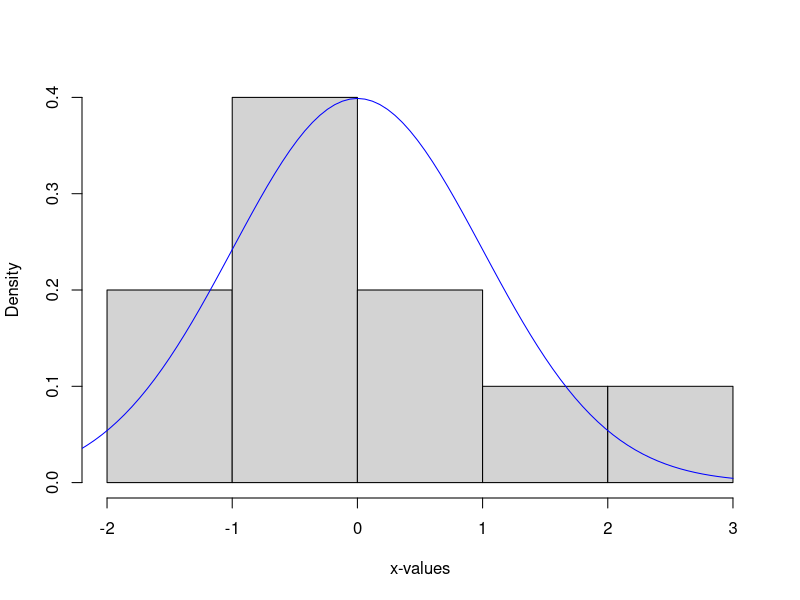
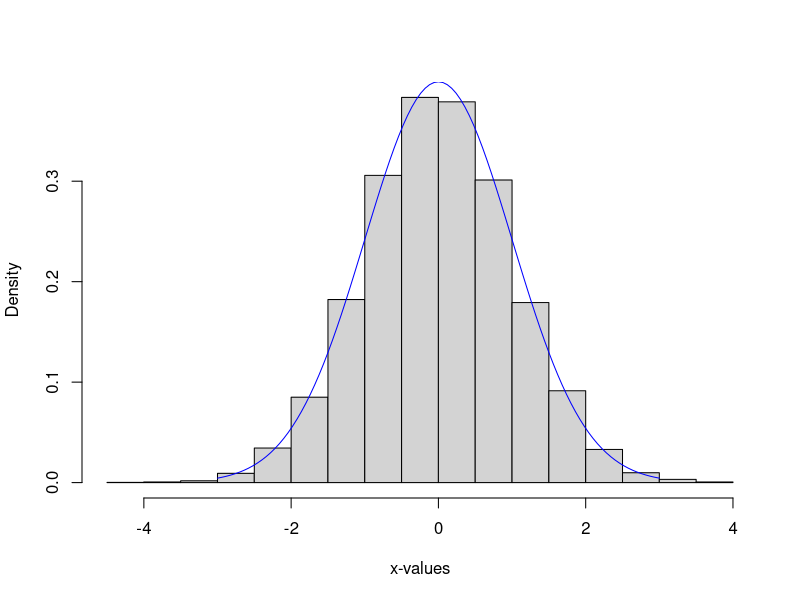
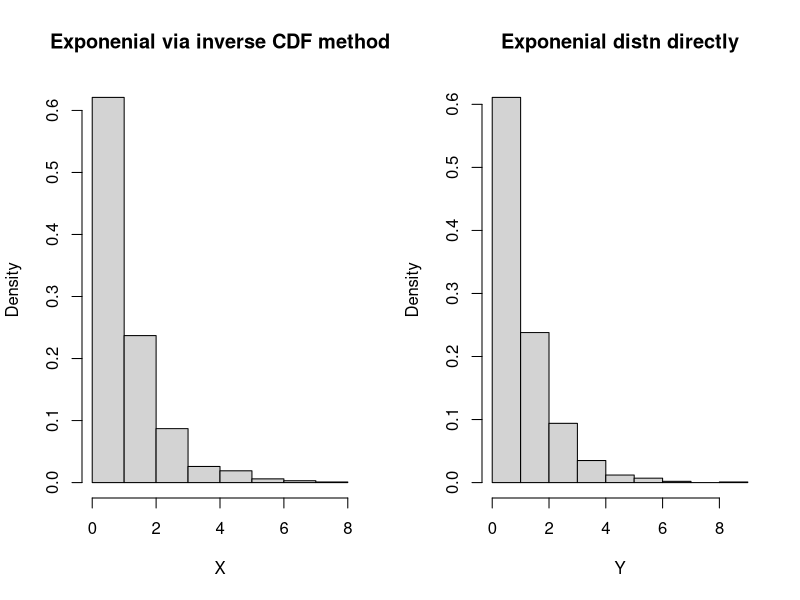
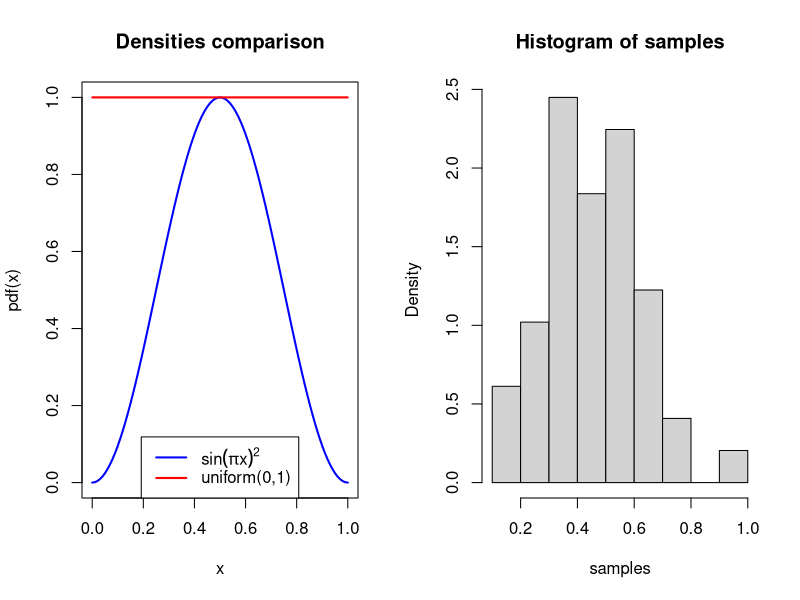
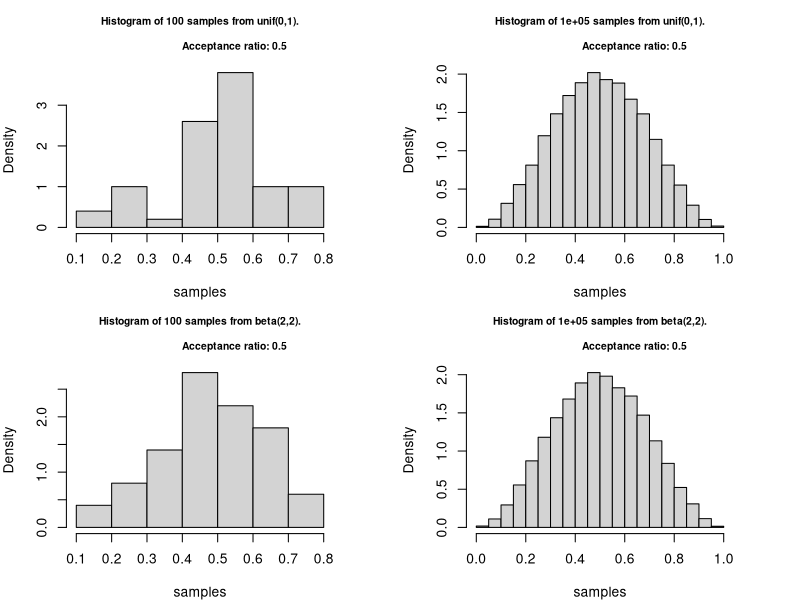

The R source for these figures, in order:
## ---- chunk 1
x <- seq(-3,3,length.out=10)
hist(rnorm(x), freq=FALSE, main="", xlab = "x-values")
## true density
curve(dnorm(x, mean = 0, sd = 1),
      from = -3,
      to = 3,
      add = TRUE,
      col = "blue",
      xlab = "x-values")
## ---- chunk 2
x <- seq(-3,3,length.out=10000)
hist(rnorm(x), freq=FALSE, main="", xlab = "x-values")
## true density
curve(dnorm(x, mean = 0, sd = 1),
      from = -3,
      to = 3,
      add = TRUE,
      col = "blue",
      xlab = "x-values")
## ---- chunk 3
nsim <- 1000
U <- runif(nsim)
X <- -log(U)
Y <- rexp(nsim)
par(mfrow=(c(1,2)))
hist(X, freq=FALSE, main="Exponenial via inverse CDF method")
hist(Y, freq=FALSE, main="Exponenial distn directly")
## ---- chunk 4
# density function for f(x)
densFun <- function(x) { 
  return(sin(pi*x)^2)
}
x <- seq(0, 1, 10^-2)
## ---- chunk 5
plot(x, densFun(x), 
     xlab = "x", ylab = "pdf(x)",
     type = "l", lty = 1, lwd = 2, col = "blue",
     main = "Densities comparison")
lines(x, dunif(x, 0, 1), lwd = 2, col="red")
legend('bottom',
       c(expression(sin(pi*x)^2), "uniform(0,1)"), 
       lty = 1, lwd = 2, col = c("blue", "red"))
## ---- chunk 6
numSim=10^2
samples = NULL
for (i in 1:numSim) {
  # get a uniform proposal
  proposal <- runif(1) 
  # calculate the ratio
  densRat <- densFun(proposal)/dunif(proposal)  
  #accept the sample with p=densRat
  if ( runif(1) < densRat ){ 
    #fill our vector with accepted samples
    samples <- c(samples, proposal) 
  }
}
## ---- chunk 7
hist(samples, freq=FALSE) #construct density hist
print(paste("Acceptance Ratio:", length(samples)/numSim))
## ---- chunk 8
sim_fun <- function(f, envelope = "unif", par1 = 0, 
                    par2 = 1, n = 10^2, plot = TRUE){
  
  r_envelope <- match.fun(paste0("r", envelope))
  d_envelope <- match.fun(paste0("d", envelope))
  proposal <- r_envelope(n, par1, par2)
  density_ratio <- f(proposal) / d_envelope(proposal, par1, par2)
  samples <- proposal[runif(n) < density_ratio]
  acceptance_ratio <- length(samples) / n
  if (plot) {
    hist(samples, probability = TRUE, 
         main = paste0("Histogram of ", n, " samples from ", 
                       envelope, "(", par1, ",", par2, ").\n 
                       Acceptance ratio: ", 
                       round(acceptance_ratio,2)), cex.main = 0.75)
  }
  list(x = samples, acceptance_ratio = acceptance_ratio)
}
## ---- chunk 9
par(mfrow = c(2,2), mar = rep(4, 4))
unif_1 <- sim_fun(f=densFun , envelope = "unif", par1 = 0, par2 = 1, n = 10^2) 
unif_2 <- sim_fun(f=densFun, envelope = "unif", par1 = 0, par2 = 1, n = 10^5)
beta_1 <- sim_fun(f=densFun, envelope = "beta", par1 = 2, par2 = 2, n = 10^2)
beta_2 <- sim_fun(f=densFun, envelope = "beta", par1 = 2, par2 = 2, n = 10^5)
